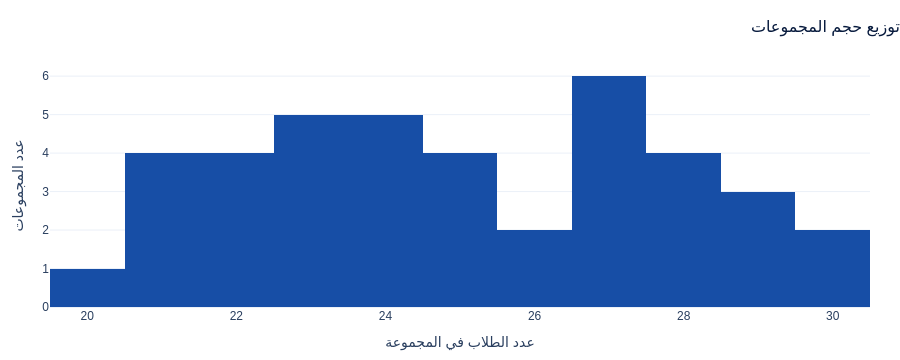

Write notebook code for a chart like this one.
### Code cell
show(3)

### Figure 1 — Plotly figure (JSON) as saved in the notebook; plotly's stock layout.template omitted (floating-point values rounded to 4 significant figures)
{"data": [{"marker": {"color": "#174EA6"}, "nbinsx": 14, "type": "histogram", "x": [27, 24, 30, 24, 23, 29, 24, 20, 25, 28, 22, 24, 21, 27, 25, 23, 22, 26, 25, 30, 23, 21, 27, 26, 27, 21, 22, 28, 28, 24, 28, 25, 23, 29, 23, 22, 27, 27, 21, 29]}], "layout": {"colorway": ["#174EA6", "#2FB89A", "#E0A100", "#D64550", "#0D2A5E", "#00B8E6", "#8A97AB"], "font": {"family": "IBM Plex Sans Arabic, Tahoma, Arial, sans-serif", "size": 12}, "height": 360, "hoverlabel": {"font": {"family": "IBM Plex Sans Arabic, Tahoma, Arial, sans-serif"}}, "legend": {"orientation": "h", "x": 1, "xanchor": "right", "y": -0.18}, "margin": {"b": 50, "l": 50, "r": 30, "t": 64}, "showlegend": false, "title": {"font": {"color": "#071A3D", "size": 16}, "text": "توزيع حجم المجموعات", "x": 1, "xanchor": "right"}, "xaxis": {"title": {"text": "عدد الطلاب في المجموعة"}}, "yaxis": {"title": {"text": "عدد المجموعات"}}}}
